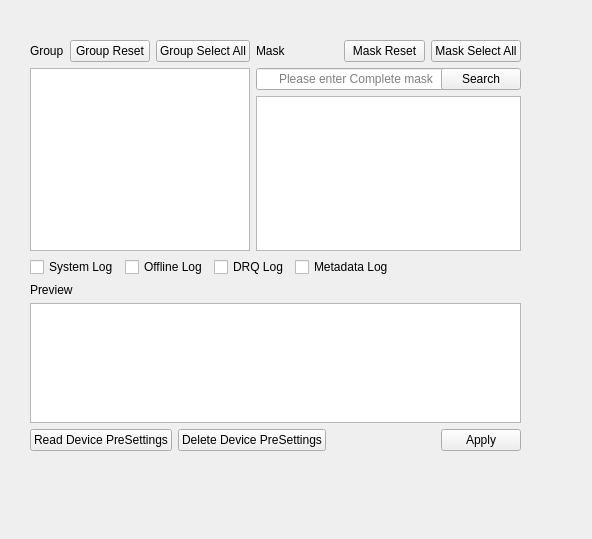
<?xml version="1.0" encoding="UTF-8"?>
<ui version="4.0">
 <class>Form</class>
 <widget class="QWidget" name="Form">
  <property name="geometry">
   <rect>
    <x>0</x>
    <y>0</y>
    <width>592</width>
    <height>539</height>
   </rect>
  </property>
  <property name="windowTitle">
   <string>Form</string>
  </property>
  <widget class="QWidget" name="verticalLayoutWidget">
   <property name="geometry">
    <rect>
     <x>30</x>
     <y>40</y>
     <width>491</width>
     <height>411</height>
    </rect>
   </property>
   <layout class="QVBoxLayout" name="verticalLayout_main">
    <item>
     <layout class="QHBoxLayout" name="horizontalLayout_settings" stretch="0,0">
      <property name="spacing">
       <number>6</number>
      </property>
      <property name="sizeConstraint">
       <enum>QLayout::SetDefaultConstraint</enum>
      </property>
      <item>
       <layout class="QVBoxLayout" name="verticalLayout_group">
        <item>
         <layout class="QHBoxLayout" name="horizontalLayout_group_heading">
          <item>
           <widget class="QLabel" name="label_group">
            <property name="text">
             <string>Group</string>
            </property>
           </widget>
          </item>
          <item>
           <widget class="QPushButton" name="pushButton_group_reset">
            <property name="text">
             <string>Group Reset</string>
            </property>
           </widget>
          </item>
          <item>
           <widget class="QPushButton" name="pushButton_group_select_all">
            <property name="text">
             <string>Group Select All</string>
            </property>
           </widget>
          </item>
         </layout>
        </item>
        <item>
         <widget class="QListView" name="listView_group"/>
        </item>
       </layout>
      </item>
      <item>
       <layout class="QVBoxLayout" name="verticalLayout_mask">
        <item>
         <layout class="QHBoxLayout" name="horizontalLayout_mask_heading">
          <item>
           <widget class="QLabel" name="label_mask">
            <property name="text">
             <string>Mask</string>
            </property>
           </widget>
          </item>
          <item>
           <widget class="QPushButton" name="pushButton_mask_reset">
            <property name="text">
             <string>Mask Reset</string>
            </property>
           </widget>
          </item>
          <item>
           <widget class="QPushButton" name="pushButton_mask_select_all">
            <property name="text">
             <string>Mask Select All</string>
            </property>
           </widget>
          </item>
         </layout>
        </item>
        <item>
         <layout class="QHBoxLayout" name="horizontalLayout_search">
          <item>
           <widget class="QLineEdit" name="lineEdit_mask_search">
            <property name="sizePolicy">
             <sizepolicy hsizetype="Fixed" vsizetype="Fixed">
              <horstretch>0</horstretch>
              <verstretch>0</verstretch>
             </sizepolicy>
            </property>
            <property name="minimumSize">
             <size>
              <width>200</width>
              <height>0</height>
             </size>
            </property>
            <property name="alignment">
             <set>Qt::AlignCenter</set>
            </property>
            <property name="placeholderText">
             <string>Please enter Complete mask</string>
            </property>
           </widget>
          </item>
          <item>
           <widget class="QPushButton" name="pushButton_mask_search">
            <property name="text">
             <string>Search</string>
            </property>
           </widget>
          </item>
         </layout>
        </item>
        <item>
         <widget class="QListView" name="listView_mask"/>
        </item>
       </layout>
      </item>
     </layout>
    </item>
    <item>
     <layout class="QHBoxLayout" name="horizontalLayout_check">
      <item>
       <widget class="QCheckBox" name="checkBox_systemlog">
        <property name="text">
         <string>System Log</string>
        </property>
       </widget>
      </item>
      <item>
       <widget class="QCheckBox" name="checkBox_offlinelog">
        <property name="text">
         <string>Offline Log</string>
        </property>
       </widget>
      </item>
      <item>
       <widget class="QCheckBox" name="checkBox">
        <property name="text">
         <string>DRQ Log</string>
        </property>
       </widget>
      </item>
      <item>
       <widget class="QCheckBox" name="checkBox_2">
        <property name="text">
         <string>Metadata Log</string>
        </property>
       </widget>
      </item>
      <item>
       <spacer name="horizontalSpacer">
        <property name="orientation">
         <enum>Qt::Horizontal</enum>
        </property>
        <property name="sizeHint" stdset="0">
         <size>
          <width>40</width>
          <height>20</height>
         </size>
        </property>
       </spacer>
      </item>
     </layout>
    </item>
    <item>
     <widget class="QLabel" name="label_preview">
      <property name="text">
       <string>Preview</string>
      </property>
     </widget>
    </item>
    <item>
     <widget class="QListView" name="listView_preview">
      <property name="sizePolicy">
       <sizepolicy hsizetype="Expanding" vsizetype="Fixed">
        <horstretch>0</horstretch>
        <verstretch>0</verstretch>
       </sizepolicy>
      </property>
      <property name="maximumSize">
       <size>
        <width>16777215</width>
        <height>120</height>
       </size>
      </property>
     </widget>
    </item>
    <item>
     <layout class="QHBoxLayout" name="horizontalLayout_buttons">
      <item>
       <widget class="QPushButton" name="pushButton_6">
        <property name="text">
         <string>Read Device PreSettings</string>
        </property>
       </widget>
      </item>
      <item>
       <widget class="QPushButton" name="pushButton_clear">
        <property name="text">
         <string>Delete Device PreSettings</string>
        </property>
       </widget>
      </item>
      <item>
       <spacer name="horizontalSpacer_buttons">
        <property name="orientation">
         <enum>Qt::Horizontal</enum>
        </property>
        <property name="sizeHint" stdset="0">
         <size>
          <width>40</width>
          <height>20</height>
         </size>
        </property>
       </spacer>
      </item>
      <item>
       <widget class="QPushButton" name="pushButton_apply">
        <property name="text">
         <string>Apply</string>
        </property>
       </widget>
      </item>
     </layout>
    </item>
   </layout>
  </widget>
 </widget>
 <resources/>
 <connections/>
</ui>
